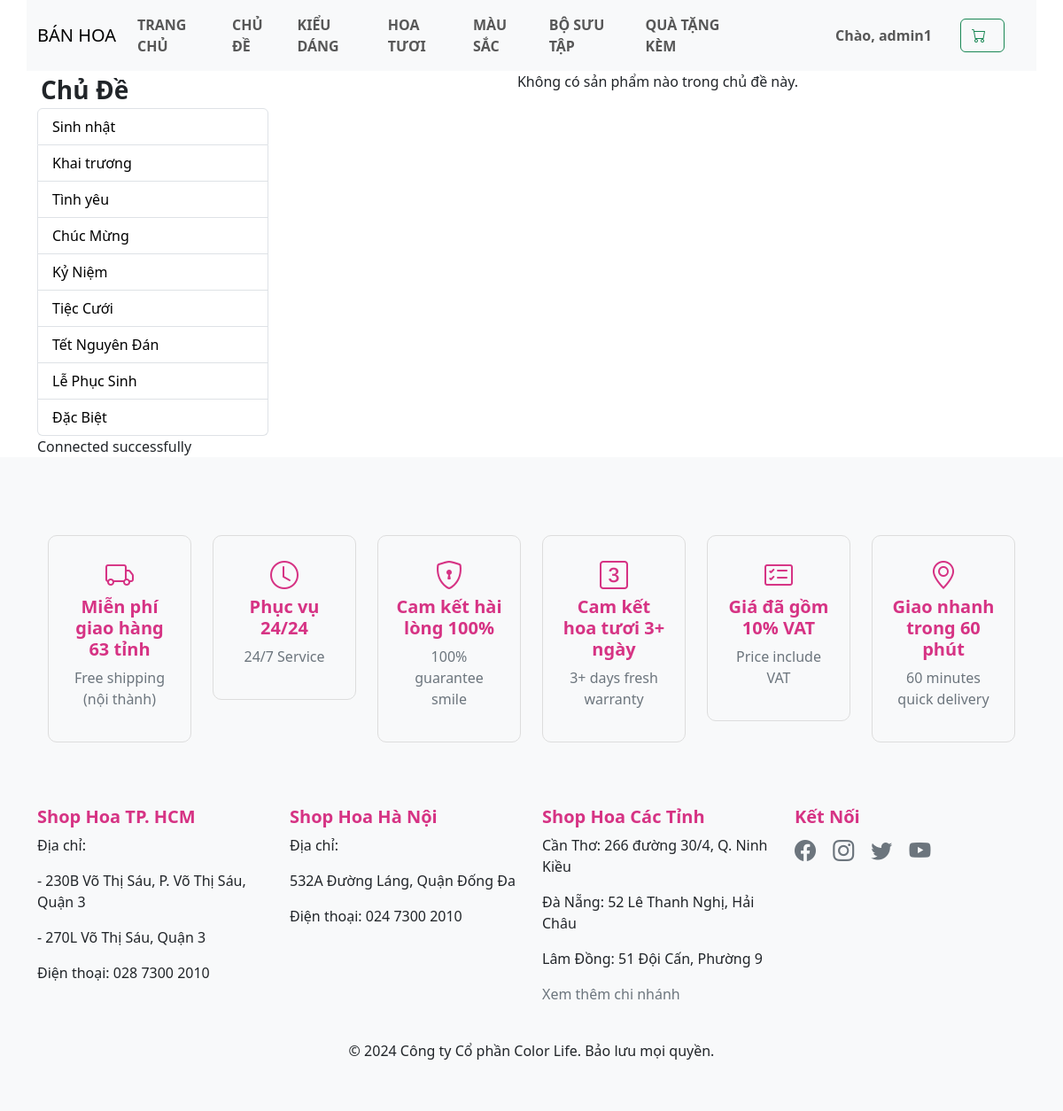
The page /Topic.php?id=5 (signed in) on the database its author committed.
### tables this page shows
CREATE TABLE IF NOT EXISTS `chude` (
  `id` int NOT NULL AUTO_INCREMENT,
  `ten_chu_de` varchar(255) NOT NULL,
  PRIMARY KEY (`id`)
);

### load_data.php (the view)
<?php
try {
    include('db_connect.php');
    $conn->setAttribute(PDO::ATTR_ERRMODE, PDO::ERRMODE_EXCEPTION);
    $stmt = $conn->prepare("SELECT * FROM chude");
    $stmt->execute();
    $stmt->setFetchMode(PDO::FETCH_ASSOC);
    echo '<ul class="list-group">';
    $i = 1;
    while ($row = $stmt->fetch()) {
        echo '<li class="list-group-item p-0">';
        echo '<a  href="/Topic.php?id=' . $i . '" class="text-decoration-none w-100 h-100 d-block text-black  px-3 py-2">' . $row['ten_chu_de'] . '</a>';
        echo '</li>';
        $i++;
    }
    echo '</ul>';
    echo "Connected successfully";
} catch (PDOException $e) {
    echo "Connection failed: " . $e->getMessage();
}
?>

### rows shown on the page
chude: ten_chu_de "Sinh nhật"
chude: ten_chu_de "Khai trương"
chude: ten_chu_de "Tình yêu"
chude: ten_chu_de "Chúc Mừng"
chude: ten_chu_de "Kỷ Niệm"
chude: ten_chu_de "Tiệc Cưới"
chude: ten_chu_de "Tết Nguyên Đán"
chude: ten_chu_de "Lễ Phục Sinh"
chude: ten_chu_de "Đặc Biệt"

### other values the page prints
$_SESSION['username'] "admin1"
